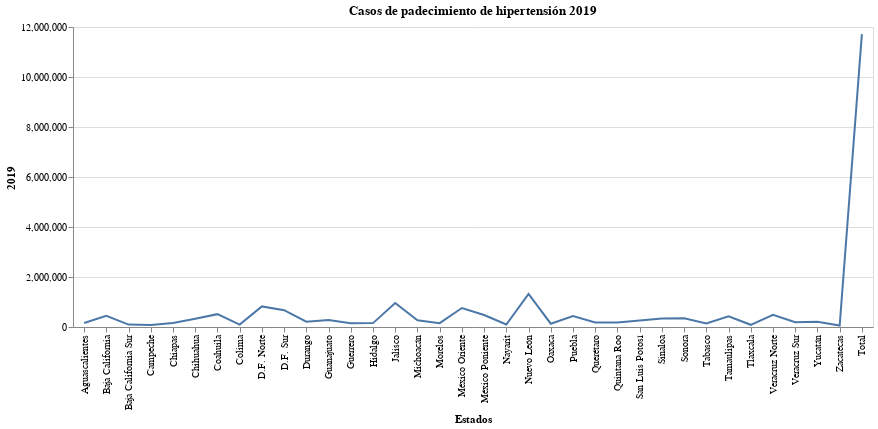

Here is the notebook cell this chart was saved with:
### Code cell
alt.Chart(data_hip).mark_line().encode(
    x = alt.X("Estados"),
    y = alt.Y("2019")
).properties(
    title = "Casos de padecimiento de hipertensión 2019",
    width = 800
)
